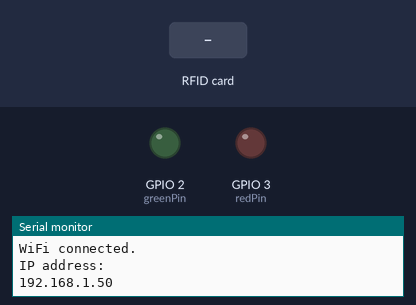
Recording of a sketch running on a simulated ESP32. Parts: output pins drawn as LEDs (lit = HIGH), the last lines printed to the serial monitor. Inputs (shaded band) come from the test bench. WiFi joins after 1.5 s; servers stay silent unless stated.

Above: at 3.2 s.
3.3 s: RFID card BC DB 2D 17 held to the reader
At 4.7 s:
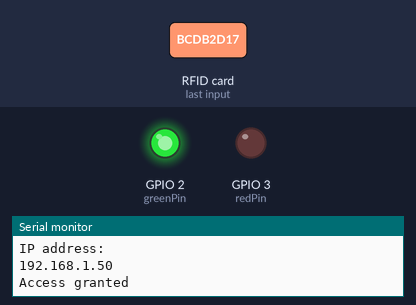
6.3 s: RFID card 5E 7A 19 C4 held to the reader
At 7.1 s:
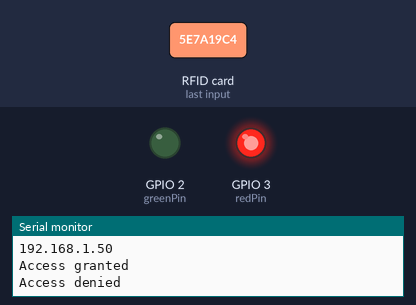
Timing chart, 0 to 9.3 s (numbered marks = the images above; inputs shaded):
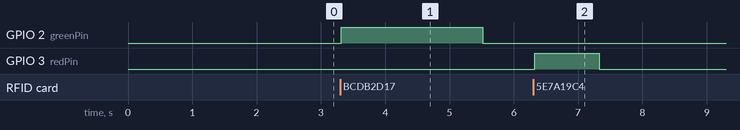

The sketch:

RFIDtoWebServer.ino
```cpp
// (licence header left out)
#include <SPI.h>
#include <MFRC522.h>
#include <WiFi.h>
#include <HTTPClient.h>

#define RST_PIN         9          // Configurable, see typical pin layout above
#define SS_PIN          10         // Configurable, see typical pin layout above
const char* ssid     = "ArduinoAP_1";
const char* password = "YourSecurePassword";

MFRC522 mfrc522(SS_PIN, RST_PIN);  // Create MFRC522 instance
byte accessUID[4] = {0xBC, 0xDB, 0x2D, 0x17}; // The selected RFID card UID
int greenPin = 2;
int redPin = 3;
void setup() {
  pinMode(greenPin, OUTPUT);
  pinMode(redPin, OUTPUT);
	Serial.begin(115200);		// Initialize serial communications with the PC
	SPI.begin();			// Init SPI bus
	mfrc522.PCD_Init();		// Init MFRC522
	delay(4);				// Optional delay. Some board do need more time after init to be ready, see Readme
	mfrc522.PCD_DumpVersionToSerial();	// Show details of PCD - MFRC522 Card Reader details
	Serial.println(F("Scan PICC to see UID, SAK, type, and data blocks..."));
  Serial.println();
  Serial.print("Connecting to ");
  Serial.println(ssid);

  WiFi.begin(ssid, password);

  while (WiFi.status() != WL_CONNECTED) {
      delay(1000);
      Serial.print(".");
  }

  Serial.println("");
  Serial.println("WiFi connected.");
  Serial.println("IP address: ");
  Serial.println(WiFi.localIP());
}

void loop() {
  HTTPClient http;
	// Reset the loop if no new card present on the sensor/reader. This saves the entire process when idle.
	if ( ! mfrc522.PICC_IsNewCardPresent()) {
		return;
	}

	// Select one of the cards
	if ( ! mfrc522.PICC_ReadCardSerial()) {
		return;
	}

  // check if the selected RFID card UID
  if(mfrc522.uid.uidByte[0] == accessUID[0] && mfrc522.uid.uidByte[1] == accessUID[1] && mfrc522.uid.uidByte[2] == accessUID[2] && mfrc522.uid.uidByte[3] == accessUID[3]) {
    Serial.println("Access granted");
    digitalWrite(greenPin, HIGH);
    http.begin("http://192.168.1.10/H"); //Specify request destination
    http.GET(); //Send the request and trigger the webServer
    http.end();
    delay(2000);
    digitalWrite(greenPin, LOW);
  }else{
    Serial.println("Access denied");
    digitalWrite(redPin, HIGH);
    delay(1000);
    digitalWrite(redPin, LOW);
  }
  mfrc522.PICC_HaltA();
}
```

Measured:
- after the input at 3.3 s, GPIO 2 (greenPin): LOW → HIGH at once, → LOW 2.2 s later
- after the input at 6.3 s, GPIO 3 (redPin): LOW → HIGH at once, → LOW 1.0 s later
